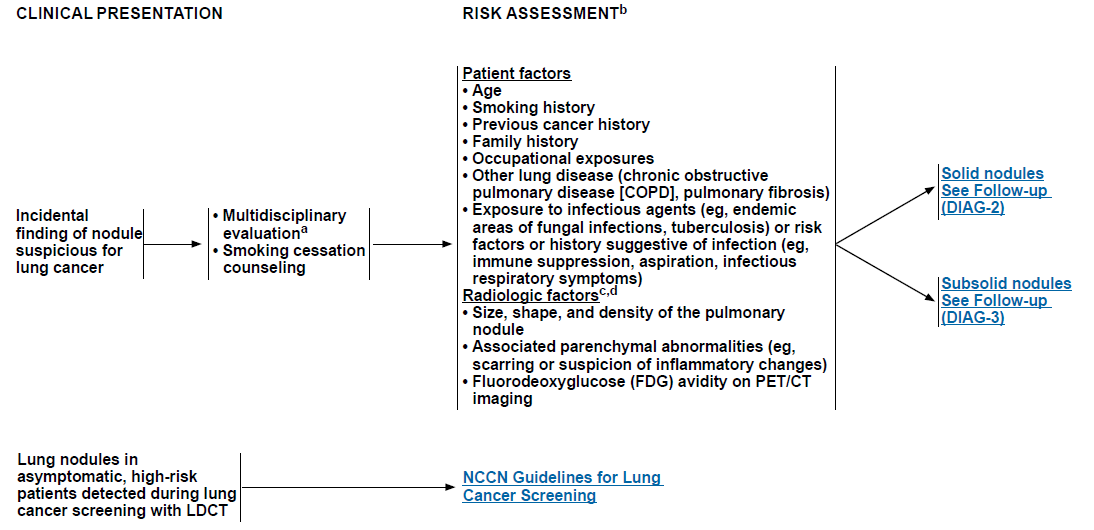
#> input picture imagingTrackPython/image.png, 1094 x 530 px
$ python templateMatching.py
#> lines starting #> are read from the running program, lines starting #| are printed output that depends on the picture; after the words box and inside, x2 and y2 are one past the last pixel; in counts of white or black regions, pixels touching at a corner belong together; pictures that were not available may be replaced by others from this repository, and a replacement may not be noted
# -*- coding: utf-8 -*-
"""
Created on Thu Mar 24 18:21:35 2022

@author: Sneha Sree
"""


import cv2
import numpy as np
from matplotlib import pyplot as plt

img_rgb = cv2.imread('image.png')
#> img_rgb is the input picture: shape (530, 1094, 3); mean B, G, R 241.1, 240.2, 239.4
img_gray = cv2.cvtColor(img_rgb, cv2.COLOR_BGR2GRAY)
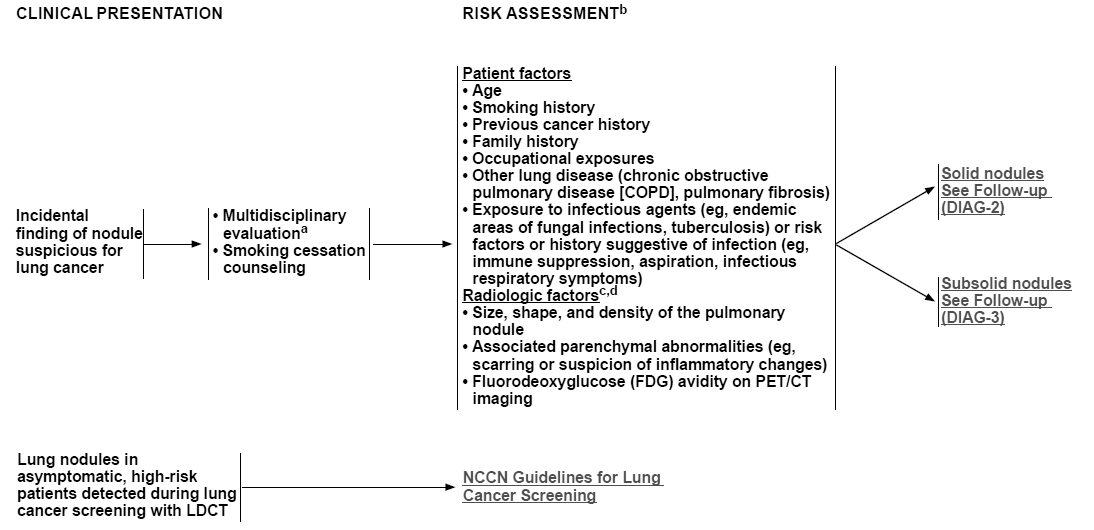
#> img_gray: shape (530, 1094); min 0, max 255, mean 240
template1 = cv2.imread('template1.png',0)
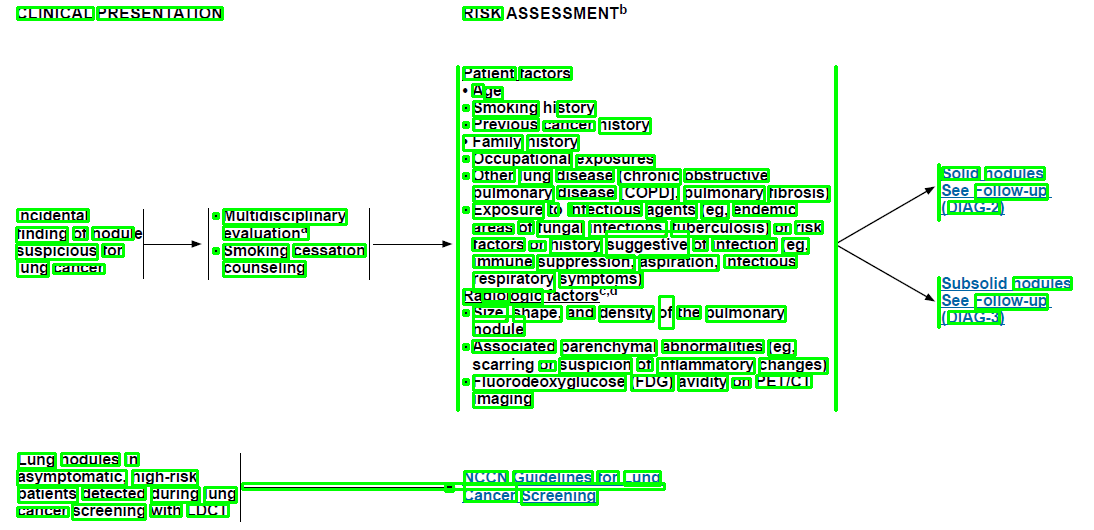
#> input picture imagingTrackPython/boundingBoxOfWordsOutpu.png, 1094 x 530 px, given in place of template1.png, which was not available
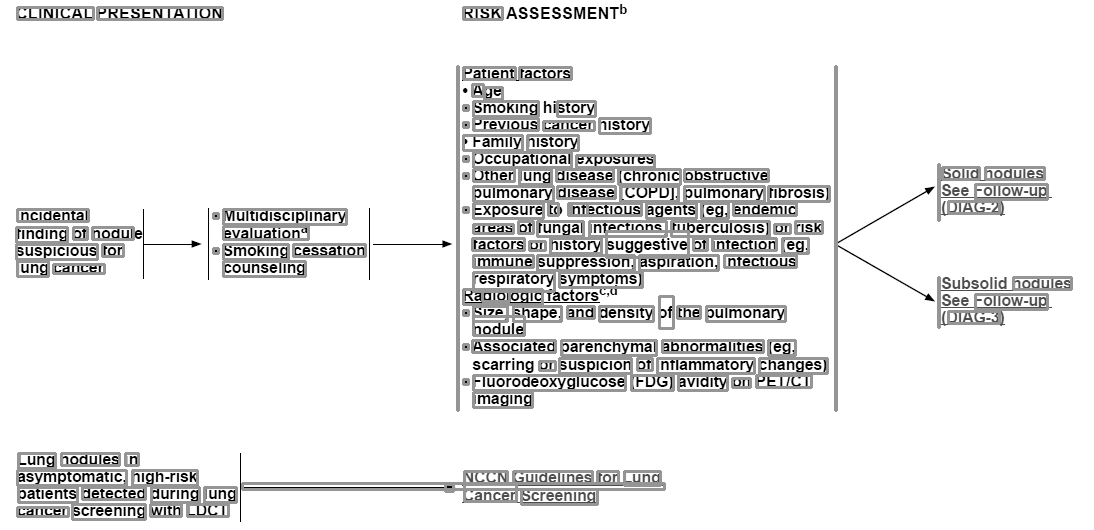
#> template1: shape (530, 1094); min 0, max 255, mean 233.5
template2=cv2.imread('template2.png',0)
#> template2: shape (530, 1094); min 0, max 255, mean 240.7
template3=cv2.imread('template3.png',0)
h1, w1 = template1.shape[::]
#> h1 = 530; w1 = 1094
h2, w2 = template2.shape[::]
#> h2 = 530; w2 = 1094
h3, w3 = template3.shape[::]
#> h3 = 530; w3 = 1094

res1 = cv2.matchTemplate(img_gray, template1, cv2.TM_CCOEFF_NORMED)
#> res1 = [0.841]
res2= cv2.matchTemplate(img_gray, template2, cv2.TM_CCOEFF_NORMED)
#> res2 = [0.999]
res3= cv2.matchTemplate(img_gray, template3, cv2.TM_CCOEFF_NORMED)
#> res3 = [0.999]

threshold1 = 0.95 #Pick only values above 0.8 since for TM_CCOEFF_NORMED, larger values = good fit.

loc1 = np.where( res1 >= threshold1)
#> loc1 = (empty array, empty array)
#Outputs 2 arrays. Combine these arrays to get x,y coordinates - take x from one array and y from the other.

#ZIP function is an iterator of tuples where first item in each iterator is paired together,
#then the second item and then third, etc.

for pt in zip(*loc1[::-1]):   #-1 to swap the values as we assign x and y coordinate to draw the rectangle.
    #Draw rectangle around each object. We know the top left (pt), draw rectangle to match the size of the template image.
    cv2.rectangle(img_rgb, pt, (pt[0]+w1 , pt[1]+h1), (0, 0,255), 1)  #red rectangles with thickness 1.
#> this loop made 0 passes

threshold2 = 0.95
loc2 = np.where( res2 >= threshold2)
#> loc2 = ([0], [0])

for pt in zip(*loc2[::-1]):
    cv2.rectangle(img_rgb, pt, (pt[0] + w2, pt[1] + h2), (0, 0, 255), 1)
#> this loop made 1 pass
#> pt on pass 1: (0, 0)
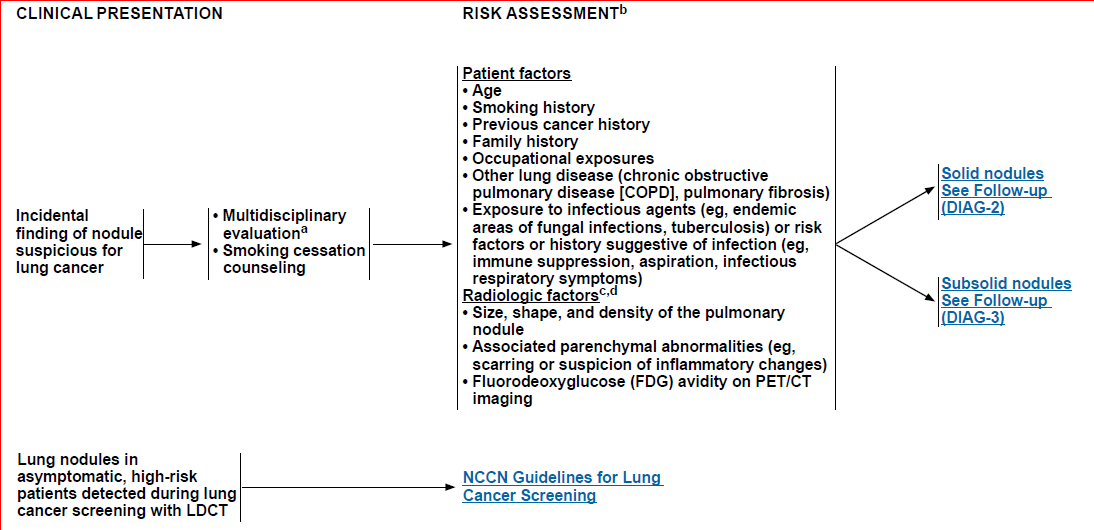
#> img_rgb: shape (530, 1094, 3); 0.28% of pixels changed, all inside (x1, y1, x2, y2) = (0, 0, 1094, 530)

threshold3 = 1.0
loc3 = np.where( res3 >= threshold3)
#> loc3 = (empty array, empty array)

for pt in zip(*loc3[::-1]):
    cv2.rectangle(img_rgb, pt, (pt[0] + w3, pt[1] + h3), (0, 0, 255), 1)

#cv2.imwrite('images/template_matched.jpg', img_rgb)
cv2.imshow("Matched image", img_rgb)
cv2.waitKey()
